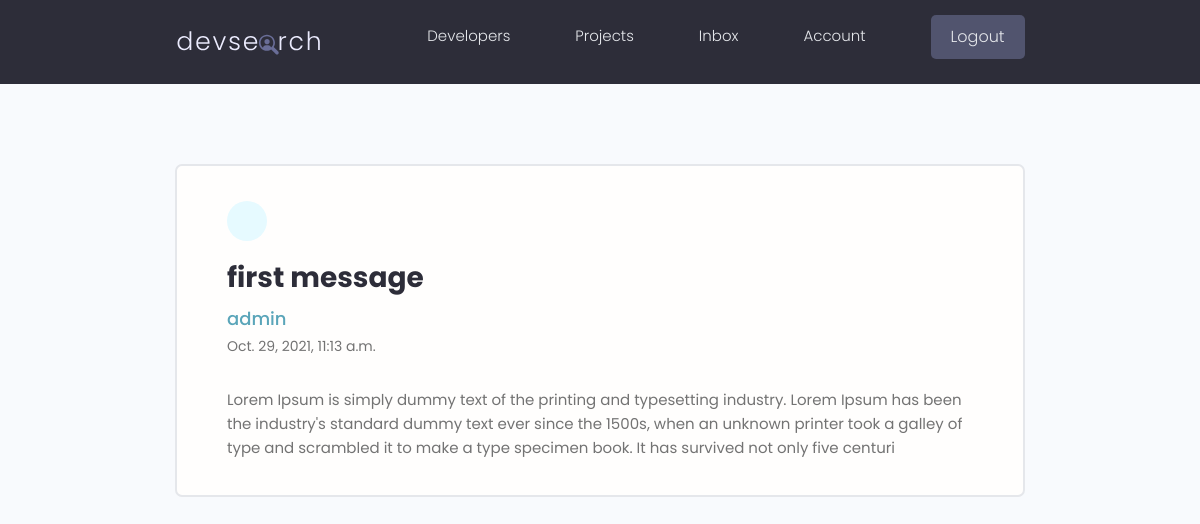
The page /message/74d216fe-101e-492f-94a6-6a8fe64d3fd5/ (signed in) on the database its author committed.
### users/models.py (models this page shows, shortened)
class Message(models.Model):
    sender = models.ForeignKey(Profile,on_delete=models.SET_NULL,null=True,blank=True)
    recipient =models.ForeignKey(Profile,on_delete=models.SET_NULL,null=True,blank=True,related_name="messages")
    name = models.CharField(max_length=200,null=True,blank=True)
    email = models.EmailField(max_length=200,null=True,blank=True)
    subject = models.CharField(max_length=200,null=True,blank=True)
    body = models.TextField()
    is_read=models.BooleanField(default=False,null=True)
    created=models.DateTimeField(auto_now_add=True)
    id=models.UUIDField(default=uuid.uuid4,unique=True,primary_key=True,editable=False)
    class Meta:
        ordering=['is_read','-created']

### users/views.py (the view)
# urls.py: path('message/<str:pk>/',views.viewMessage,name='message'),
@login_required(login_url='login')
def viewMessage(request,pk):
    msg=Message.objects.get(id=pk)
    if msg.is_read==False:
        msg.is_read=True
        msg.save()
    context={'message':msg}
    return render(request,'users/message.html',context)

### users/templates/users/message.html (shortened to what this page needs)
{% extends 'main.html' %}
{% block content %}
  <main class="messagePage my-xl">
    <div class="content-box">
      <div class="message">
        <a class="backButton" href="{% url 'inbox' %}"></a>
        <h2 class="message__subject">{{message.subject}}</h4>
          {% if message.sender %}
          <a href="{% url 'user-profile' message.sender.id %}" class="message__author">{{message.name}}</a>
          {% else %}
          <p class="message__author">{{message.name}}</p>
          {% endif %}
          <p class="message__date">{{message.created}}</p>
          <div class="message__body">
            {{message.body|linebreaksbr}}
          </div>
      </div>
    </div>
  </main>
  {% endblock content %}

### static/styles/app.css (style rules this page uses)
:root { --color-sub: #2d2d39; }
.content-box { width: 95%; max-width: 85rem; margin: 0 auto; }
.message { padding: 2.5rem 0; }
.message > a { display: flex; gap: 1rem; }
.message__author, .message__date { flex-basis: 25%; }
.message__subject { flex-basis: 50%; }
.message__date { text-align: right; }
.messagePage .message { list-style: none; background: var(--color-white); padding: 3.5rem 5rem; border: 2px solid var(--color-light); border-radius: 0.7rem; }
.messagePage .message__subject { font-size: 2.8rem; color: var(--color-sub); margin-bottom: 1rem; margin-top: 2rem; }
.messagePage .message__author { font-size: 1.8rem; font-weight: 500; }
.messagePage .message__date { font-size: 1.4rem; font-weight: 400; text-align: left; margin-bottom: 3rem; }
.backButton { background: var(--color-main-light); color: var(--color-main); width: 4rem; height: 4rem; display: flex; align-items: center; justify-content: center; border-radius: 50%; }

### static/uikit/styles/modules/_variables.css (style rules this page uses)
:root { --color-main: #5aa5b9; --color-main-light: #e6faff; --color-sub: #3f4156; --color-sub-light: #51546e; --color-sub-lighter: #ededfd; --color-text: #737373; --color-gray: #8b8b8b; --color-light: #e5e7eb; --color-light-gray: #767676; --color-bg: #f8fafd; --color-white: #fffefd; --color-white-light: #f3f3f3; --color-success: #359e64; --color-success-bg: #def8e8; --color-error: #fc4b0b; --color-error-bg: #fff2ee; --font-base: 'Poppins', arial, helvetica, 'Segoe UI', roboto, ubuntu, sans-serif; --font-monospace: 'Fira Code', 'Courier New', courier, monospace; --font-regular: 300; --font-medium: 500; --font-bold: 700; --generic-shadow: 1px 1px 5px #00000010; --generic-transition: all 0.3s ease-in-out; }

### static/uikit/styles/modules/_base.css (style rules this page uses)
* { margin: 0; padding: 0; box-sizing: border-box; text-rendering: optimizeLegibility; color: inherit; font-size: inherit; }
html { font-size: 50%; }
@media only screen and (min-width: 480px) { html { font-size: 56.25%; } }
@media only screen and (min-width: 1200px) { html { font-size: 62.5%; } }
body { line-height: 1.6; font-weight: 400; font-size: 1.5rem; color: var(--color-text); background-color: var(--color-bg); min-height: 100vh; }

### static/uikit/styles/modules/_typography.css (style rules this page uses)
* { font-family: var(--font-base); }
h2 { font-size: 3.6rem; font-weight: var(--font-bold); }
p, span, strong { font-size: 1.6rem; color: var(--color-text); font-weight: var(--font-regular); }
a { padding-bottom: 2px; text-decoration: none; display: inline-block; color: var(--color-main); font-weight: var(--font-medium); }

### static/uikit/styles/modules/_utilities.css (style rules this page uses)
.my-xl { margin: 8rem auto; }

### rows shown on the page
Message: subject "first message", name "admin", created "Oct. 29, 2021, 11:13 a.m.", body "Lorem Ipsum is simply dummy text of the printing and typesetting industry. Lorem Ipsum has been the industry's standard dummy text ever since the 1500s, when an unknown printer took a galley of type and scrambled it to make a type specimen book. It has survived not only five centuri"
